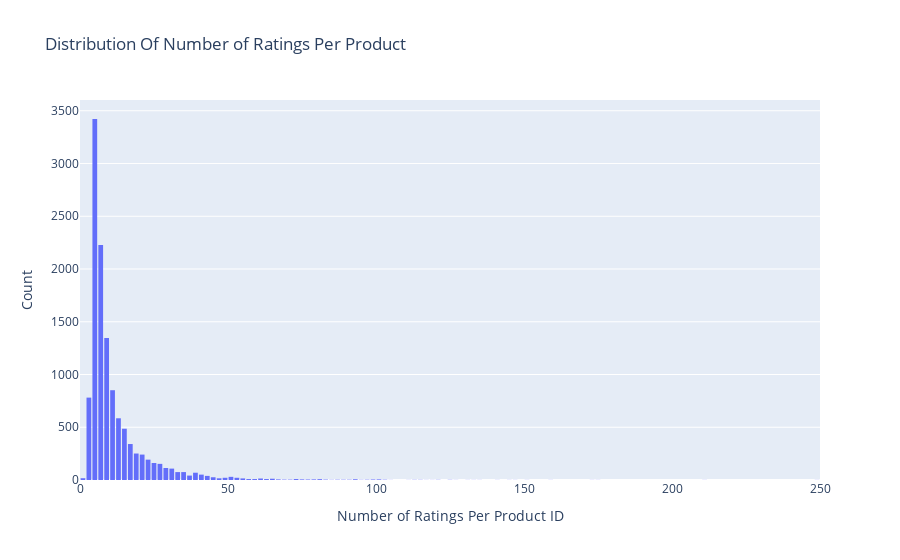

Notebook source saved alongside this figure:
### Markdown cell above
### See the number ratings per product

### Code cell
# Number of ratings per game_toy
data = df.groupby('asin')['overall'].count()

# Create trace
trace = go.Histogram(x = data.values,
                     name = 'overall',
                     xbins = dict(start = 0,size = 2))
# Create layout
layout = go.Layout(title = 'Distribution Of Number of Ratings Per Product',
                   xaxis = dict(title = 'Number of Ratings Per Product ID'),
                   yaxis = dict(title = 'Count'),
                   bargap = 0.2)

# Create plot
fig = go.Figure(data=[trace], layout=layout)
iplot(fig)

### Figure 1 — Plotly figure (JSON) as saved in the notebook; plotly's stock layout.template omitted (floating-point values rounded to 4 significant figures; data arrays with more than 128 entries replaced by an {"elided": "..."} marker saying what was removed)
{"data": [{"name": "overall", "type": "histogram", "x": {"elided": "11923 int values"}, "xbins": {"size": 2, "start": 0}}], "layout": {"bargap": 0.2, "title": {"text": "Distribution Of Number of Ratings Per Product"}, "xaxis": {"title": {"text": "Number of Ratings Per Product ID"}}, "yaxis": {"title": {"text": "Count"}}}}
